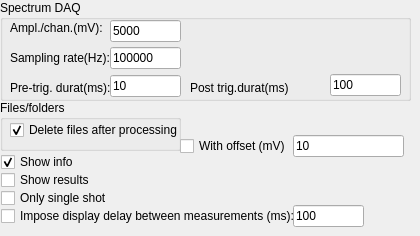
      <widget class="QWidget" name="tab_11">
       <attribute name="title">
        <string>Real time</string>
       </attribute>
       <widget class="QCheckBox" name="RealT_show_info_checkbox">
        <property name="geometry">
         <rect>
          <x>1</x>
          <y>152</y>
          <width>79</width>
          <height>20</height>
         </rect>
        </property>
        <property name="text">
         <string>Show info</string>
        </property>
        <property name="checked">
         <bool>true</bool>
        </property>
       </widget>
       <widget class="QCheckBox" name="RealT_show_processed_signals_checkbox_3">
        <property name="geometry">
         <rect>
          <x>1</x>
          <y>170</y>
          <width>161</width>
          <height>20</height>
         </rect>
        </property>
        <property name="text">
         <string>Show results</string>
        </property>
       </widget>
       <widget class="QCheckBox" name="RealT_show_only_single_shot_checkbox_4">
        <property name="geometry">
         <rect>
          <x>1</x>
          <y>188</y>
          <width>161</width>
          <height>20</height>
         </rect>
        </property>
        <property name="text">
         <string>Only single shot</string>
        </property>
       </widget>
       <widget class="QCheckBox" name="RT_impose_delay_between_measurements_checkbox_3">
        <property name="geometry">
         <rect>
          <x>1</x>
          <y>206</y>
          <width>301</width>
          <height>20</height>
         </rect>
        </property>
        <property name="text">
         <string>Impose display delay between measurements (ms):</string>
        </property>
       </widget>
       <widget class="QLineEdit" name="RT_impose_delay_between_measurements_textbox_5">
        <property name="geometry">
         <rect>
          <x>293</x>
          <y>205</y>
          <width>71</width>
          <height>22</height>
         </rect>
        </property>
        <property name="text">
         <string>100</string>
        </property>
       </widget>
       <widget class="QGroupBox" name="groupBox_15">
        <property name="geometry">
         <rect>
          <x>0</x>
          <y>0</y>
          <width>411</width>
          <height>101</height>
         </rect>
        </property>
        <property name="title">
         <string>Spectrum DAQ</string>
        </property>
        <widget class="QLabel" name="REAL_T_Samp_rate_label_2">
         <property name="geometry">
          <rect>
           <x>10</x>
           <y>50</y>
           <width>121</width>
           <height>16</height>
          </rect>
         </property>
         <property name="text">
          <string>Sampling rate(Hz):</string>
         </property>
        </widget>
        <widget class="QLineEdit" name="REAL_T_smp_rate_textbox_2">
         <property name="geometry">
          <rect>
           <x>110</x>
           <y>47</y>
           <width>71</width>
           <height>22</height>
          </rect>
         </property>
         <property name="text">
          <string>100000</string>
         </property>
        </widget>
        <widget class="QLabel" name="REAL_T_Samp_rate_label_3">
         <property name="geometry">
          <rect>
           <x>10</x>
           <y>20</y>
           <width>131</width>
           <height>16</height>
          </rect>
         </property>
         <property name="text">
          <string>Ampl./chan.(mV):</string>
         </property>
        </widget>
        <widget class="QLineEdit" name="REAL_T_amp_chan_textbox_3">
         <property name="geometry">
          <rect>
           <x>110</x>
           <y>20</y>
           <width>71</width>
           <height>22</height>
          </rect>
         </property>
         <property name="text">
          <string>5000</string>
         </property>
        </widget>
        <widget class="QLabel" name="REAL_T_Samp_rate_label_5">
         <property name="geometry">
          <rect>
           <x>10</x>
           <y>80</y>
           <width>121</width>
           <height>16</height>
          </rect>
         </property>
         <property name="text">
          <string>Pre-trig. durat(ms):</string>
         </property>
        </widget>
        <widget class="QLineEdit" name="REAL_T_PRE_TRigger_durat_textbox_3">
         <property name="geometry">
          <rect>
           <x>110</x>
           <y>75</y>
           <width>71</width>
           <height>22</height>
          </rect>
         </property>
         <property name="text">
          <string>10</string>
         </property>
        </widget>
        <widget class="QLabel" name="REAL_T_Samp_rate_label_6">
         <property name="geometry">
          <rect>
           <x>190</x>
           <y>80</y>
           <width>121</width>
           <height>16</height>
          </rect>
         </property>
         <property name="text">
          <string>Post trig.durat(ms)</string>
         </property>
        </widget>
        <widget class="QLineEdit" name="REAL_Post_trig_durat_textbox_4">
         <property name="geometry">
          <rect>
           <x>330</x>
           <y>74</y>
           <width>71</width>
           <height>22</height>
          </rect>
         </property>
         <property name="text">
          <string>100</string>
         </property>
        </widget>
       </widget>
       <widget class="QGroupBox" name="groupBox_16">
        <property name="geometry">
         <rect>
          <x>0</x>
          <y>100</y>
          <width>181</width>
          <height>51</height>
         </rect>
        </property>
        <property name="title">
         <string>Files/folders</string>
        </property>
        <widget class="QCheckBox" name="RealT_filse_folders_delete_files_checkbox">
         <property name="geometry">
          <rect>
           <x>10</x>
           <y>20</y>
           <width>211</width>
           <height>20</height>
          </rect>
         </property>
         <property name="text">
          <string>Delete files after processing</string>
         </property>
         <property name="checked">
          <bool>true</bool>
         </property>
        </widget>
       </widget>
       <widget class="QCheckBox" name="RT_offset_signals_show_checkbox">
        <property name="geometry">
         <rect>
          <x>180</x>
          <y>136</y>
          <width>121</width>
          <height>20</height>
         </rect>
        </property>
        <property name="text">
         <string>With offset (mV)</string>
        </property>
       </widget>
       <widget class="QLineEdit" name="RT_show_channels_offset_textbox_6">
        <property name="geometry">
         <rect>
          <x>293</x>
          <y>135</y>
          <width>111</width>
          <height>22</height>
         </rect>
        </property>
        <property name="text">
         <string>10</string>
        </property>
       </widget>
      </widget>
